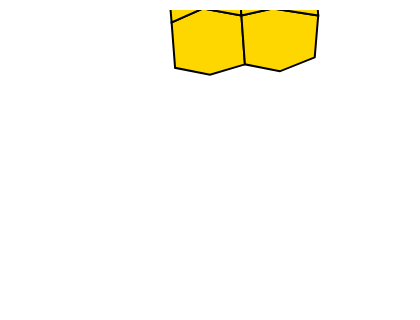

Vega-Lite specification stored for this chart:
### Vega-Lite specification from a JSON file in a GitHub repository (floating-point values rounded to 4 significant figures)
{"$schema": "https://vega.github.io/schema/vega-lite/v6.json", "padding": 5, "autosize": "none", "width": 200, "height": 150, "data": {"values": {"type": "FeatureCollection", "features": [{"type": "Feature", "properties": {"name": "west", "value": 3, "cat": "a"}, "geometry": {"type": "Polygon", "coordinates": [[[-11, 48], [-2, 52], [9, 50], [10, 36], [0, 33], [-10, 35], [-11, 48]]]}}, {"type": "Feature", "properties": {"name": "east", "value": 5, "cat": "b"}, "geometry": {"type": "Polygon", "coordinates": [[[9, 50], [18, 52], [31, 50], [30, 38], [20, 34], [10, 36], [9, 50]]]}}, {"type": "Feature", "properties": {"name": "north-west", "value": 2, "cat": "a"}, "geometry": {"type": "Polygon", "coordinates": [[[-12, 60], [-3, 65], [8, 63], [9, 50], [-2, 52], [-11, 48], [-12, 60]]]}}, {"type": "Feature", "properties": {"name": "north-east", "value": 8, "cat": "b"}, "geometry": {"type": "Polygon", "coordinates": [[[8, 63], [19, 66], [30, 64], [31, 50], [18, 52], [9, 50], [8, 63]]]}}]}, "format": {"property": "features"}}, "projection": {"type": "equirectangular", "scale": 100, "translate": [100, 90]}, "mark": {"type": "geoshape", "fill": "gold", "stroke": "black"}}
